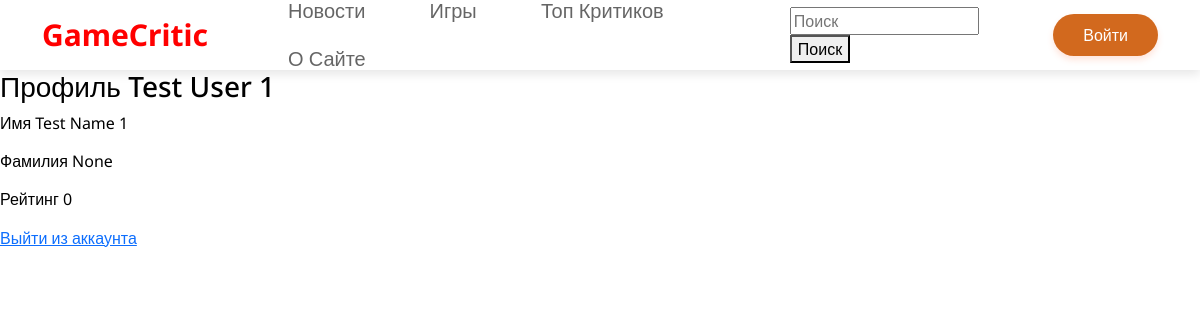
The app's page /profile/1 with its own data.
### data/users.py (models this page shows, shortened)
class User(SqlAlchemyBase, UserMixin):
    __tablename__ = 'users'
    id = sqlalchemy.Column(sqlalchemy.Integer, primary_key=True, autoincrement=True)
    login = sqlalchemy.Column(sqlalchemy.String, nullable=False, unique=True)
    name = sqlalchemy.Column(sqlalchemy.String, nullable=True)
    surname = sqlalchemy.Column(sqlalchemy.String, nullable=True)
    email = sqlalchemy.Column(sqlalchemy.String, nullable=True, unique=True)
    profile_photo = sqlalchemy.Column(sqlalchemy.String, nullable=True)
    rating = sqlalchemy.Column(sqlalchemy.Integer, default=0)
    certified = sqlalchemy.Column(sqlalchemy.Boolean, default=False)
    rank = sqlalchemy.Column(sqlalchemy.String, default='Любитель')
    hashed_password = sqlalchemy.Column(sqlalchemy.String, nullable=True)
    modified_date = sqlalchemy.Column(sqlalchemy.DateTime, default=datetime.datetime.now())
    reviews = orm.relationship('Review', back_populates='user')
    news = orm.relationship('News', back_populates='user')

### main.py (the view)
@app.route('/profile/<int:user_id>')
def profile(user_id: int):
    db_sess = db_session.create_session()
    user = db_sess.get(User, user_id)
    return render_template('profile.html', user=user)

### forms/search.py
class SearchForm(FlaskForm):
    searched = StringField('Searched', validators=[DataRequired()])
    submit = SubmitField('Искать')

### data/db_session.py (called while the page is built)
def create_session() -> Session:
    global __factory
    return __factory()

### main.py (called while the page is built)
@app.context_processor
def base():
    form = SearchForm()
    return dict(form=form)

### templates/profile.html (shortened to what this page needs)
{%extends "index.html"%}
{%block body%}
    <h3>Профиль {{user.login}}</h3>
    <div class="user_info">
        <p>Имя {{user.name}}</p>
        <p>Фамилия {{user.surname}}</p>
        <p>Рейтинг {{user.rating}}</p>
    </div>
    <a href="/logout" class="logout">Выйти из аккаунта</a>
{%endblock%}

### static/css/styles.css (style rules this page uses)
body { position: relative; font-family: 'Noto Sans', sans-serif; font-size: 16px; line-height: 1.4; color: #000; min-width: 320px; overflow-x: hidden; height: auto; }

### records on screen
User: login "Test User 1", name "Test Name 1", surname "None", rating "0"
